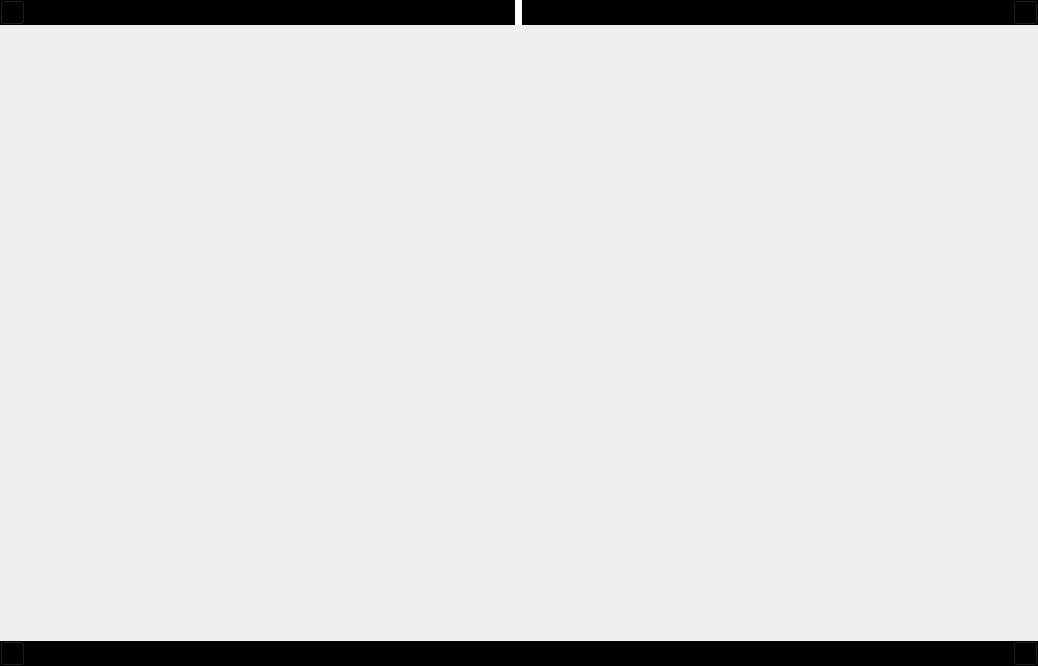
<?xml version="1.0" encoding="UTF-8"?>
<ui version="4.0">
 <class>CarVideoPlayer</class>
 <widget class="QWidget" name="CarVideoPlayer">
  <property name="geometry">
   <rect>
    <x>0</x>
    <y>0</y>
    <width>1038</width>
    <height>666</height>
   </rect>
  </property>
  <property name="windowTitle">
   <string>Form</string>
  </property>
  <layout class="QGridLayout" name="gridLayout">
   <property name="leftMargin">
    <number>0</number>
   </property>
   <property name="topMargin">
    <number>0</number>
   </property>
   <property name="rightMargin">
    <number>0</number>
   </property>
   <property name="bottomMargin">
    <number>0</number>
   </property>
   <property name="spacing">
    <number>0</number>
   </property>
   <item row="0" column="0">
    <widget class="QWidget" name="widget_header" native="true">
     <property name="minimumSize">
      <size>
       <width>0</width>
       <height>15</height>
      </size>
     </property>
     <property name="maximumSize">
      <size>
       <width>16777215</width>
       <height>25</height>
      </size>
     </property>
     <property name="styleSheet">
      <string notr="true">background-color: rgb(0, 0, 0);</string>
     </property>
     <layout class="QGridLayout" name="gridLayout_3" columnstretch="3,1,2,1,0">
      <property name="leftMargin">
       <number>0</number>
      </property>
      <property name="topMargin">
       <number>0</number>
      </property>
      <property name="rightMargin">
       <number>0</number>
      </property>
      <property name="bottomMargin">
       <number>0</number>
      </property>
      <property name="spacing">
       <number>0</number>
      </property>
      <item row="0" column="1">
       <spacer name="horizontalSpacer">
        <property name="orientation">
         <enum>Qt::Horizontal</enum>
        </property>
        <property name="sizeHint" stdset="0">
         <size>
          <width>496</width>
          <height>13</height>
         </size>
        </property>
       </spacer>
      </item>
      <item row="0" column="2" alignment="Qt::AlignHCenter">
       <widget class="QLabel" name="label_channel_alias">
        <property name="minimumSize">
         <size>
          <width>0</width>
          <height>15</height>
         </size>
        </property>
        <property name="maximumSize">
         <size>
          <width>16777215</width>
          <height>25</height>
         </size>
        </property>
        <property name="styleSheet">
         <string notr="true">background-color: rgb(255, 255, 255);</string>
        </property>
        <property name="lineWidth">
         <number>1</number>
        </property>
        <property name="text">
         <string/>
        </property>
        <property name="alignment">
         <set>Qt::AlignCenter</set>
        </property>
       </widget>
      </item>
      <item row="0" column="4">
       <widget class="QPushButton" name="pushButton_close">
        <property name="sizePolicy">
         <sizepolicy hsizetype="Minimum" vsizetype="Maximum">
          <horstretch>0</horstretch>
          <verstretch>0</verstretch>
         </sizepolicy>
        </property>
        <property name="minimumSize">
         <size>
          <width>15</width>
          <height>15</height>
         </size>
        </property>
        <property name="maximumSize">
         <size>
          <width>25</width>
          <height>25</height>
         </size>
        </property>
        <property name="styleSheet">
         <string notr="true"/>
        </property>
        <property name="text">
         <string/>
        </property>
       </widget>
      </item>
      <item row="0" column="3">
       <spacer name="horizontalSpacer_3">
        <property name="orientation">
         <enum>Qt::Horizontal</enum>
        </property>
        <property name="sizeHint" stdset="0">
         <size>
          <width>10</width>
          <height>20</height>
         </size>
        </property>
       </spacer>
      </item>
      <item row="0" column="0">
       <widget class="QPushButton" name="pushButton_camera">
        <property name="minimumSize">
         <size>
          <width>15</width>
          <height>15</height>
         </size>
        </property>
        <property name="maximumSize">
         <size>
          <width>25</width>
          <height>25</height>
         </size>
        </property>
        <property name="text">
         <string/>
        </property>
       </widget>
      </item>
     </layout>
    </widget>
   </item>
   <item row="3" column="0">
    <widget class="QWidget" name="widget_footer" native="true">
     <property name="minimumSize">
      <size>
       <width>0</width>
       <height>15</height>
      </size>
     </property>
     <property name="maximumSize">
      <size>
       <width>16777215</width>
       <height>25</height>
      </size>
     </property>
     <property name="styleSheet">
      <string notr="true">background-color: rgb(0, 0, 0);</string>
     </property>
     <layout class="QGridLayout" name="gridLayout_2" columnstretch="1,0,0">
      <property name="leftMargin">
       <number>0</number>
      </property>
      <property name="topMargin">
       <number>0</number>
      </property>
      <property name="rightMargin">
       <number>0</number>
      </property>
      <property name="bottomMargin">
       <number>0</number>
      </property>
      <property name="spacing">
       <number>0</number>
      </property>
      <item row="0" column="1">
       <spacer name="horizontalSpacer_2">
        <property name="orientation">
         <enum>Qt::Horizontal</enum>
        </property>
        <property name="sizeHint" stdset="0">
         <size>
          <width>955</width>
          <height>13</height>
         </size>
        </property>
       </spacer>
      </item>
      <item row="0" column="0">
       <widget class="QPushButton" name="pushButton_play_stop">
        <property name="sizePolicy">
         <sizepolicy hsizetype="Preferred" vsizetype="Preferred">
          <horstretch>0</horstretch>
          <verstretch>0</verstretch>
         </sizepolicy>
        </property>
        <property name="minimumSize">
         <size>
          <width>0</width>
          <height>15</height>
         </size>
        </property>
        <property name="maximumSize">
         <size>
          <width>25</width>
          <height>25</height>
         </size>
        </property>
        <property name="styleSheet">
         <string notr="true"/>
        </property>
        <property name="text">
         <string/>
        </property>
       </widget>
      </item>
      <item row="0" column="2">
       <widget class="QPushButton" name="pushButton_fullscreen">
        <property name="minimumSize">
         <size>
          <width>0</width>
          <height>15</height>
         </size>
        </property>
        <property name="maximumSize">
         <size>
          <width>25</width>
          <height>25</height>
         </size>
        </property>
        <property name="text">
         <string/>
        </property>
       </widget>
      </item>
     </layout>
    </widget>
   </item>
   <item row="1" column="0">
    <widget class="QLabel" name="label">
     <property name="sizePolicy">
      <sizepolicy hsizetype="Ignored" vsizetype="Ignored">
       <horstretch>0</horstretch>
       <verstretch>0</verstretch>
      </sizepolicy>
     </property>
     <property name="styleSheet">
      <string notr="true"/>
     </property>
     <property name="text">
      <string/>
     </property>
    </widget>
   </item>
  </layout>
 </widget>
 <resources/>
 <connections/>
</ui>
